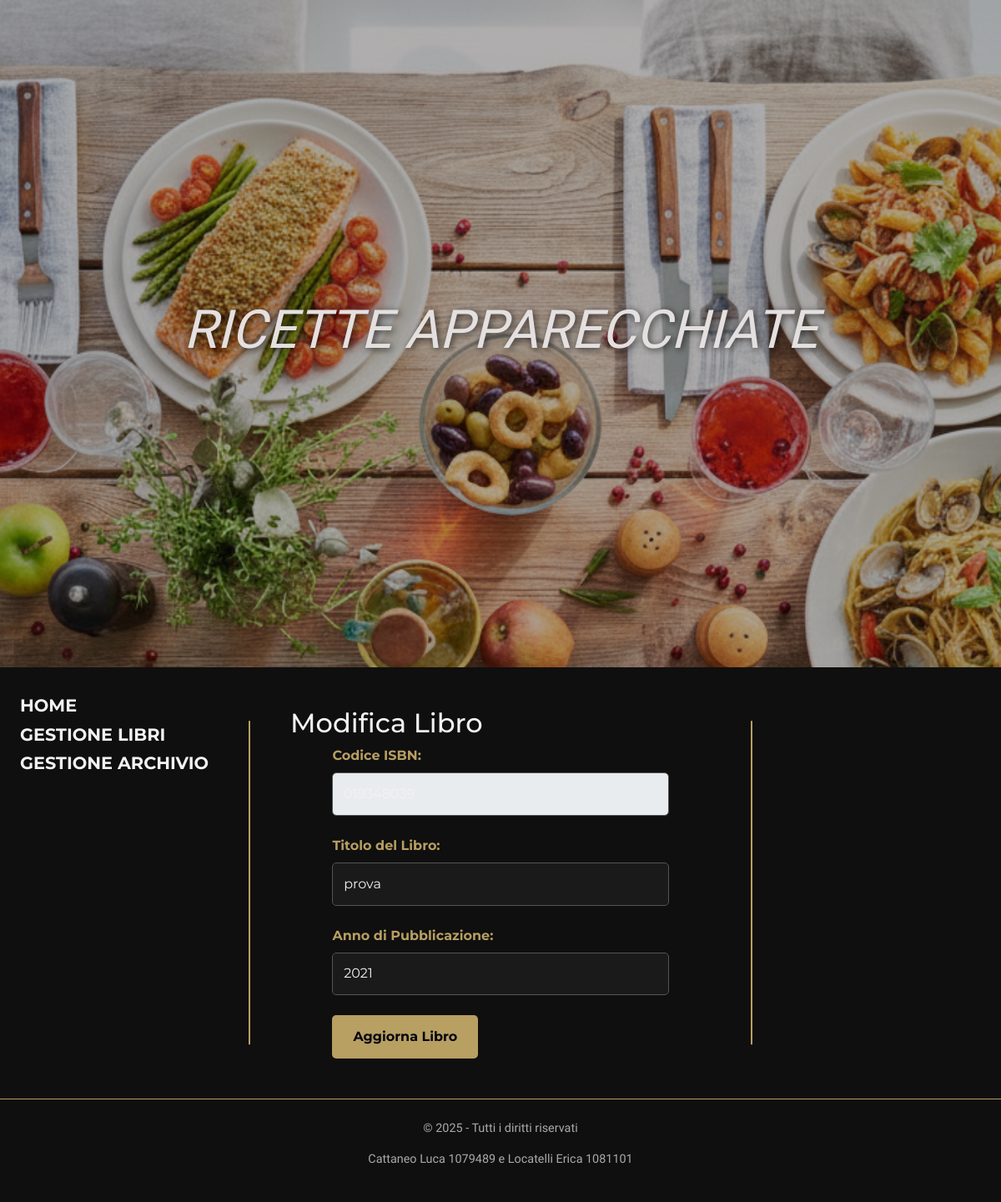
The app's page /libri/modifica/019348039/, older data.
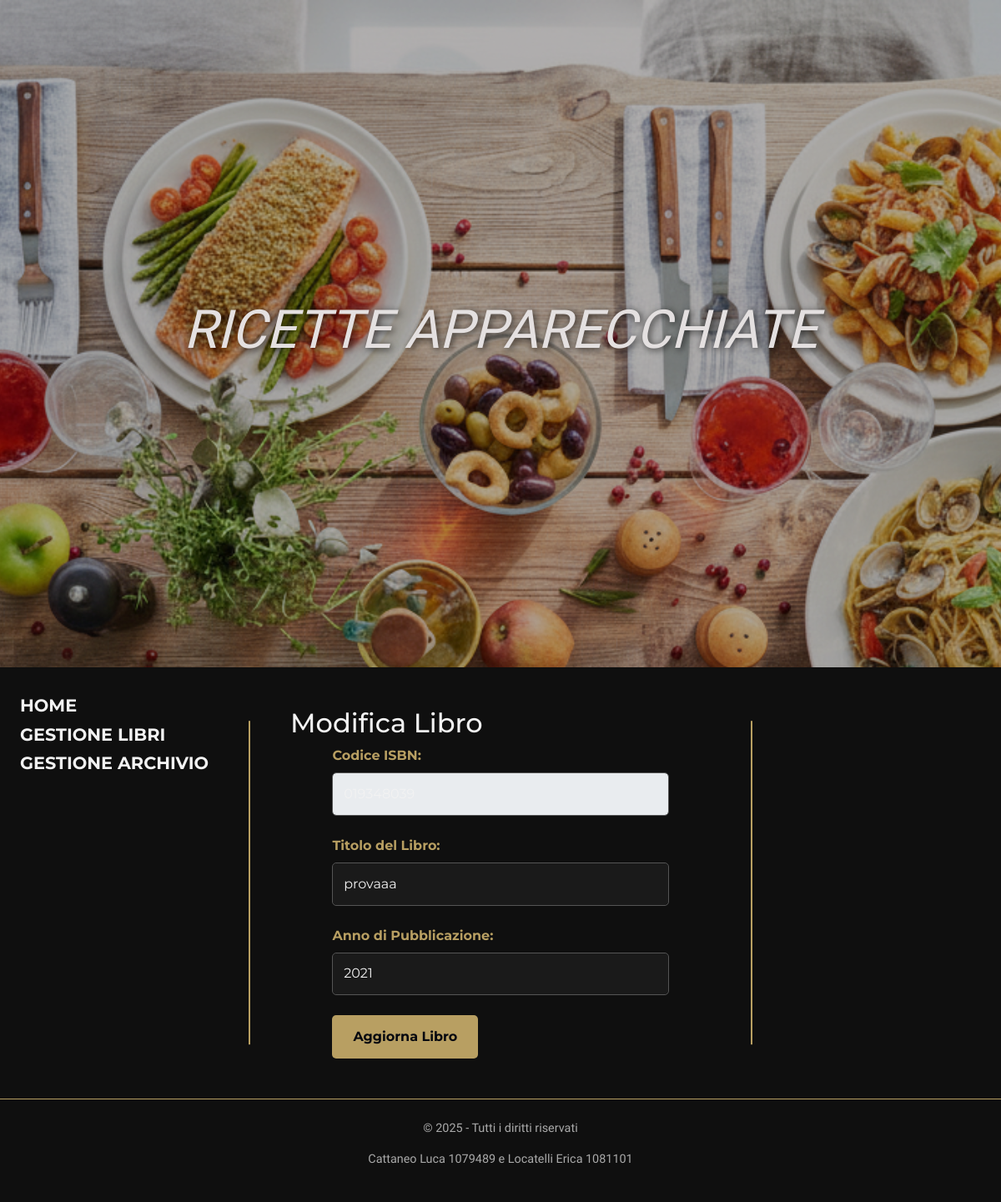
The same page, newer data.
### ricette/models.py (models this page shows, shortened)
class Libro(models.Model):
    codISBN = models.CharField(max_length=13, unique=True, primary_key=True)
    titolo = models.CharField(max_length=200)
    anno = models.IntegerField()

### ricette/views.py (the view)
# urls.py: path('libri/modifica/<str:codISBN>/', views.modifica_libro_view, name='modifica-libro'),
def modifica_libro_view(request, codISBN):
    libro = get_object_or_404(Libro, pk=codISBN) # Trova il libro o restituisce errore 404
    if request.method == 'POST':
        form = LibroForm(request.POST, instance=libro) # Popola il form con i dati inviati e l'istanza esistente
        if form.is_valid():
            form.save()
            messages.success(request, f'Il libro "{libro.titolo}" è stato aggiornato con successo!')
            return redirect('elenco-libri') # Torna all'elenco dopo aver salvato
    else:
        form = LibroForm(instance=libro) # Mostra il form pre-compilato con i dati del libro
    context = {
        'form': form,
        'libro': libro
    }
    return render(request, 'ricette/modifica_libro.html', context)

### ricette/forms.py (shortened to what this page needs)
class LibroForm(forms.ModelForm):
    class Meta:
        model = Libro
        fields = ['codISBN', 'titolo', 'anno']
        labels = {
            'codISBN': 'Codice ISBN',
            'titolo': 'Titolo del Libro',
            'anno': 'Anno di Pubblicazione',
        }
        widgets = {
            'codISBN': forms.TextInput(attrs={'required': True, 'class': 'form-control'}),
            'titolo': forms.TextInput(attrs={'required': True, 'class': 'form-control'}),
            'anno': forms.NumberInput(attrs={'required': True, 'min': 1000, 'max': 2099, 'class': 'form-control'}),
        }
    def __init__(self, *args, **kwargs):
        super().__init__(*args, **kwargs)
        if self.instance and self.instance.pk:
            self.fields['codISBN'].disabled = True

### ricette/templates/ricette/modifica_libro.html (shortened to what this page needs)
{% extends 'ricette/base.html' %}
{% block content %}
    <h2>Modifica Libro</h2>
    <form method="POST" class="form-crud">
        {% for field in form %}
            <div class="form-group">
                {{ field.label_tag }}
                {{ field }}
            </div>
        {% endfor %}
        <button type="submit" class="button-primary">Aggiorna Libro</button>
    </form>
{% endblock %}

Row changes from the older to the newer data that the page shows:
changed Libro id 019348039: titolo "prova" → "provaaa"
